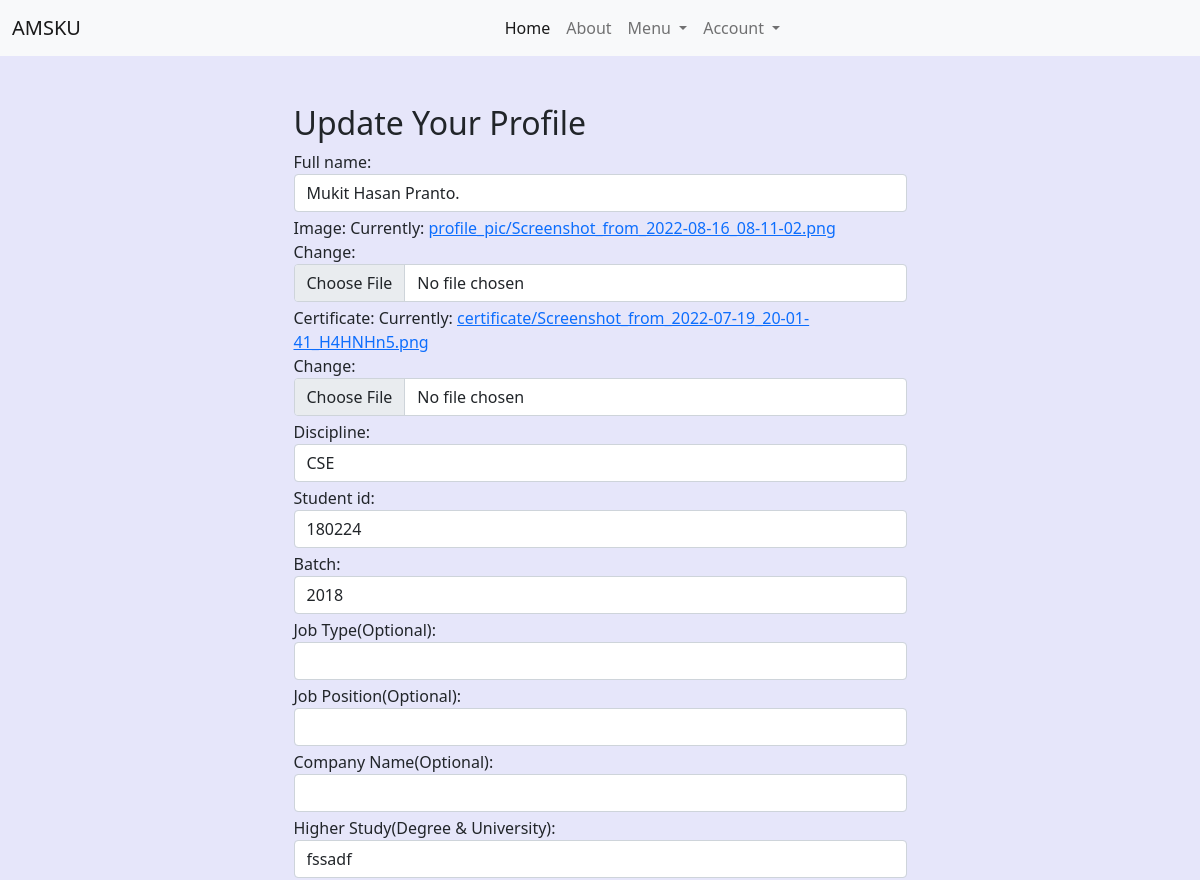
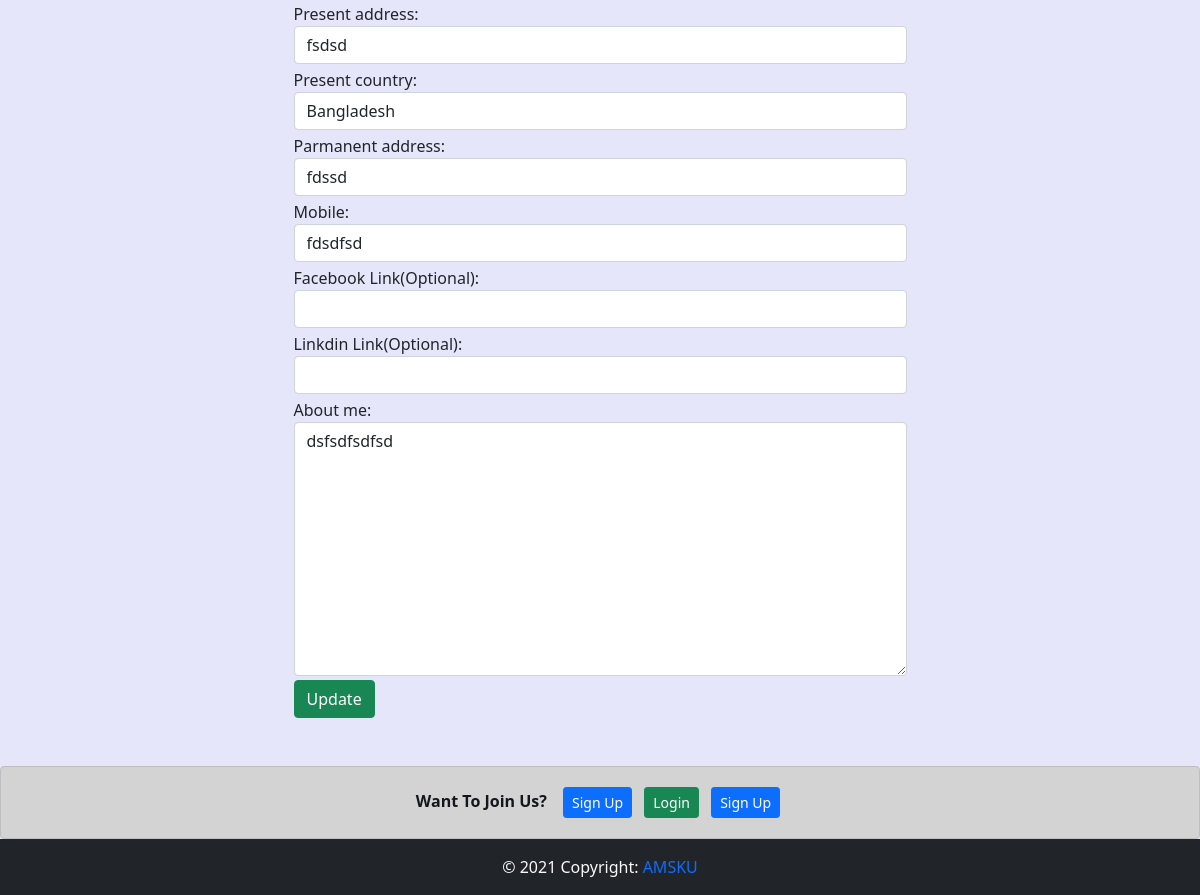
/update_profile/1/, run on the app's committed database (2 pictures, top to bottom).
### home/models.py (models this page shows, shortened)
class Alumni_Profile(models.Model):
    discipline_list = ['Architecture','CSE','ECE','Math','URP','Physics','Chemistry','Stat','Pharmacy','BGE','FWT','FMRT','Agrotechnology','ES','SWE','BAD','HRM','DP','PM','DS','History','English','Bangla','IER','Sculpture','Econ','Sociology','MCJ','Law']
    Discipline_Choices = []
    for x in discipline_list:
        Discipline_Choices.append((x,x))
    Id_Choices = []
    for x in range(1,51):
        Id_Choices.append((str(x),str(x)))
    Batch_Choices = []
    for x in range(1991,2019):
        Batch_Choices.append((str(x),str(x)))
    job_list=['Agriculture','Architecture and Construction','Business Management and Administration','Education','Finance','Food','Government and Public Administration','Health Science','Human Services','Law, Public Safety, Corrections and Security','Manufacturing','Marketing, Sales and Service','Natural Resources','Science, Technology and Engineering','Other']
    Job_Choices = []
    for x in job_list:
        Job_Choices.append((x,x))
    country_list = ["Afghanistan","Albania","Algeria","Andorra","Angola","Anguilla","Antigua &amp; Barbuda","Argentina","Armenia","Aruba","Australia","Austria","Azerbaijan","Bahamas","Bahrain","Bangladesh","Barbados","Belarus","Belgium","Belize","Benin","Bermuda","Bhutan","Bolivia","Bosnia &amp; Herzegovina","Botswana","Brazil","British Virgin Islands","Brunei","Bulgaria","Burkina Faso","Burundi","Cambodia","Cameroon","Cape Verde","Cayman Islands","Chad","Chile","China","Colombia","Congo","Cook Islands","Costa Rica","Cote D Ivoire","Croatia","Cruise Ship","Cuba","Cyprus","Czech Republic","Denmark","Djibouti","Dominica","Dominican Republic","Ecuador","Egypt","El Salvador","Equatorial Guinea","Estonia","Ethiopia","Falkland Islands","Faroe Islands","Fiji","Finland","France","French Polynesia","French West Indies","Gabon","Gambia","Georgia","Germany","Ghana","Gibraltar","Greece","Greenland","Grenada","Guam","Guatemala","Guernsey","Guinea","Guinea Bissau","Guyana","Haiti","Honduras","Hong Kong","Hungary","Iceland","India","Indonesia","Iran","Iraq","Ireland","Isle of Man","Israel","Italy","Jamaica","Japan","Jersey","Jordan","Kazakhstan","Kenya","Kuwait","Kyrgyz Republic","Laos","Latvia","Lebanon","Lesotho","Liberia","Libya","Liechtenstein","Lithuania","Luxembourg","Macau","Macedonia","Madagascar","Malawi","Malaysia","Maldives","Mali","Malta","Mauritania","Mauritius","Mexico","Moldova","Monaco","Mongolia","Montenegro","Montserrat","Morocco","Mozambique","Namibia","Nepal","Netherlands","Netherlands Antilles","New Caledonia","New Zealand","Nicaragua","Niger","Nigeria","Norway","Oman","Pakistan","Palestine","Panama","Papua New Guinea","Paraguay","Peru","Philippines","Poland","Portugal","Puerto Rico","Qatar","Reunion","Romania","Russia","Rwanda","Saint Pierre &amp; Miquelon","Samoa","San Marino","Satellite","Saudi Arabia","Senegal","Serbia","Seychelles","Sierra Leone","Singapore","Slovakia","Slovenia","South Africa","South Korea","Spain","Sri Lanka","St Kitts &amp; Nevis","St Lucia","St Vincent","St. Lucia","Sudan","Suriname","Swaziland","Sweden","Switzerland","Syria","Taiwan","Tajikistan","Tanzania","Thailand","Timor L'Este","Togo","Tonga","Trinidad &amp; Tobago","Tunisia","Turkey","Turkmenistan","Turks &amp; Caicos","Uganda","Ukraine","United Arab Emirates","United Kingdom","Uruguay","Uzbekistan","Venezuela","Vietnam","Virgin Islands (US)","Yemen","Zambia","Zimbabwe"]
    Country_Choices = []
    for x in country_list:
        Country_Choices.append((x,x))
    full_name = models.CharField(max_length=255)
    image = models.FileField(upload_to='profile_pic/')
    certificate = models.FileField(upload_to='certificate/')
    discipline = models.CharField(max_length=255,choices=Discipline_Choices)
    student_id = models.CharField(max_length=10)
    batch = models.CharField(max_length=50,choices=Batch_Choices)
    job_type = models.CharField(max_length=50,blank=True)
    job_position = models.CharField(max_length=60,blank=True)
    company_name = models.CharField(max_length=60,blank=True)
    higher_study = models.CharField(max_length=60)
    present_address = models.CharField(max_length=60)
    present_country = models.CharField(max_length=60,choices=Country_Choices)
    parmanent_address = models.CharField(max_length=60)
    mobile = models.CharField(max_length=60)
    facebook = models.URLField(max_length=60,blank=True)
    linkdin = models.URLField(max_length=60,blank=True)
    about_me = models.TextField()
    is_verified = models.BooleanField(default=False)
    user = models.OneToOneField(settings.AUTH_USER_MODEL, on_delete=models.CASCADE,related_name="alumni_profile")

### home/views.py (the view)
# urls.py: path('update_profile/<int:id>/',update_profile,name='update_profile'),
def update_profile(request, id):
    profile = Alumni_Profile.objects.get(user=id)
    form = ProfileForm(request.POST or None, instance=profile)
    if request.method == 'POST':
        if form.is_valid():
            form.save()
            return redirect('home:profile_view', id)
    context = {
        "form": form
    }
    return render(request, "home/update_profile.html", context)

### home/forms.py
class ProfileForm(forms.ModelForm):
    class Meta:
        model = Alumni_Profile
        fields = [
            'full_name',
            'image',
            'certificate',
            'discipline',
            'student_id',
            'batch',
            'job_type',
            'job_position',
            'company_name',
            'higher_study',
            'present_address',
            'present_country',
            'parmanent_address',
            'mobile',
            'facebook',
            'linkdin',
            'about_me',
        ]
        labels = {
            "job_type": "Job Type(Optional):",
            "job_position": "Job Position(Optional):",
            "company_name": "Company Name(Optional):",
            "higher_study": "Higher Study(Degree & University):",
            "facebook":"Facebook Link(Optional):",
            "linkdin":"Linkdin Link(Optional):",
        }
    def __init__(self, *args, **kwargs):
        super().__init__(*args, **kwargs)
        for field in iter(self.fields):
            self.fields[field].widget.attrs.update({
            'class': 'form-control mb-1'})

### home/context_processors.py (called while the page is built)
def add_variable_to_context(request):
    current_news_letter = News_Letter.objects.all().order_by('-start_date').first()
    return {
        'current_newsletter':current_news_letter,
    }

### templates/home/update_profile.html (shortened to what this page needs)
{% extends 'base.html' %}
{% block content %}
<div class="row justify-content-center p-4">
    <div class="col-lg-7">
        <h2>Update Your Profile</h2>
        <form action={% url 'home:update_profile' request.user.id %} method="POST" enctype="multipart/form-data">
            {{form}}
            <button class='btn btn-success'>Update</button>
        </form>
    </div>
</div>
{% endblock content %}

### templates/base.html (style rules this page uses)
* { padding: 0; margin: 0; }

### data on the page
Alumni_Profile: full_name "Mukit Hasan Pranto.", discipline "CSE", student_id "180224", batch "2018", higher_study "fssadf", present_address "fsdsd", present_country "Bangladesh", parmanent_address "fdssd", mobile "fdsdfsd", about_me "dsfsdfsdfsd"
